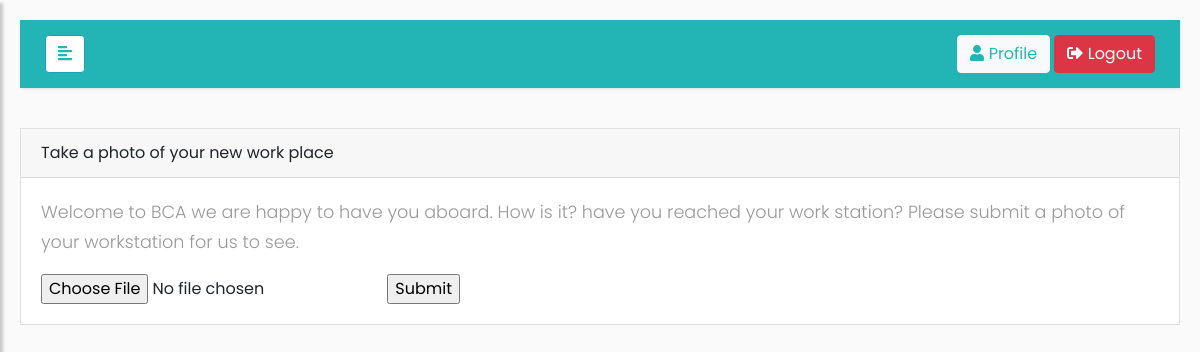
The page /quest_show.php?id=1 (signed in) on the database its author committed.
### tables this page shows
create table quest(
	id int auto_increment primary key,
	title varchar (100),
	subtitle varchar (500),
	is_main boolean,
	type varchar(20),
	stage int,
	issued_by int,
	deadline int,
	reward int,
	issued_to int,
	
	FOREIGN key (issued_to) REFERENCES user(id),
	FOREIGN key (issued_by) REFERENCES user(id)
	 
	 
	 
	 
);

### quest_show.php (the view, shortened to what this page needs)
<?php
$id = $_GET['id'];
require('dbcon.php');
$sql = "SELECT * FROM quest where id = '" . $id . "' ";
$result = $conn->query($sql);
if ($result->num_rows == 1) {
	while($row = $result->fetch_assoc()) {
		$quest = $row;
    }
}
?>
<div class="card table-responsive" style="border-radius: 0px !important;">
    <div class="card-header">
        <?php
        echo $quest['title'];
        ?>
    </div>
    <div class="card-body">
    	 <p class="card-text"><?php echo $quest['subtitle']; ?></p>
    	 <form  method="post" action="submit_quest.php" enctype="multipart/form-data" >
				<input id="input-b1" name="fileToUpload" type="file" class="file" data-browse-on-zone-click="true" required>
				<input type="submit" name="submit">
		 </form>
    </div>
</div>

### Style/style3.css (style rules this page uses)
body { font-family: 'Poppins', sans-serif; background: #fafafa; }
p { font-family: 'Poppins', sans-serif; font-size: 1.1em; font-weight: 300; line-height: 1.7em; color: #999; }
a, a:hover, a:focus { color: inherit; text-decoration: none; transition: all 0.3s; }
.navbar { padding: 15px 10px; background: #23b5b5; border: none; border-radius: 0; margin-bottom: 40px; box-shadow: 1px 1px 3px rgba(0, 0, 0, 0.1); }
#content { width: 100%; padding: 20px; min-height: 100vh; transition: all 0.3s; position: absolute; top: 0; right: 0; }
.mainbg { margin: 15px; padding: 0px; background-color: rgba(255,255,255,0.5); }

### rows shown on the page
quest: title "Take a photo of your new work place", subtitle "Welcome to BCA we are happy to have you aboard. How is it? have you reached your work station? Please submit a photo of your workstation for us to see."
